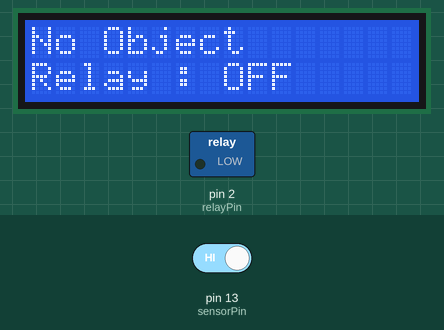
Simulated run of this sketch. Board: Arduino Uno, built with avr-gcc and run on an emulated ATmega328P. Shown: 16×2 character LCD, switched loads named in the sketch (green lamp = pin HIGH). Inputs (shaded band) come from the test bench; at power-on: pin 13 (sensorPin) HIGH. What the sketch prints to the serial monitor is not drawn.

Above: at 3.2 s.
3.3 s: pin 13 (sensorPin) driven LOW
At 3.9 s:
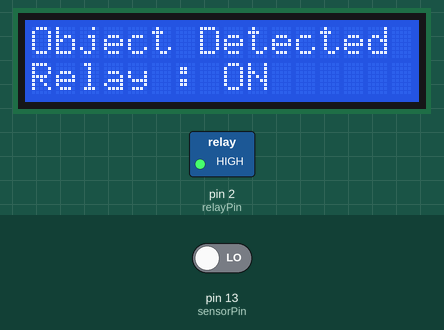
4.9 s: pin 13 (sensorPin) driven HIGH
At 6.5 s:
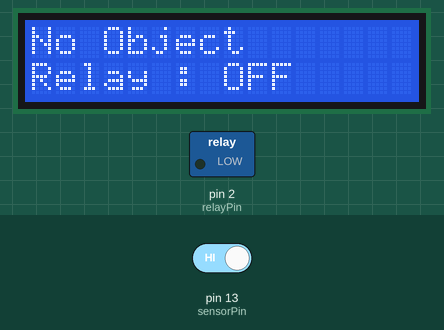
Timing chart, 0 to 8.0 s (numbered marks = the images above; inputs shaded):
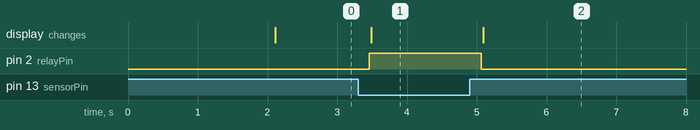

The sketch:

NPN_Proximity_Sensor_Code.ino
```cpp
 #include <Wire.h>
#include <LiquidCrystal_I2C.h>

// LCD Address (usually 0x27 or 0x3F)
LiquidCrystal_I2C lcd(0x27, 16, 2);

// Pin Definitions
const int sensorPin = 13;
const int relayPin  = 2;

void setup() {

  Serial.begin(9600);

  // NPN Sensor uses internal pull-up
  pinMode(sensorPin, INPUT_PULLUP);

  pinMode(relayPin, OUTPUT);
  digitalWrite(relayPin, LOW);

  lcd.init();
  lcd.backlight();

  lcd.setCursor(0, 0);
  lcd.print("Electronics");
  lcd.setCursor(0, 1);
  lcd.print("Lab");
  delay(2000);

  lcd.clear();
}

void loop() {

  // NPN sensor: LOW = Object Detected
  if (digitalRead(sensorPin) == LOW) {

    digitalWrite(relayPin, HIGH);

    lcd.setCursor(0, 0);
    lcd.print("Object Detected");
    lcd.setCursor(0, 1);
    lcd.print("Relay : ON     ");

    Serial.println("Object Detected");

  }
  else {

    digitalWrite(relayPin, LOW);

    lcd.setCursor(0, 0);
    lcd.print("No Object      ");
    lcd.setCursor(0, 1);
    lcd.print("Relay : OFF    ");

    Serial.println("No Object");
  }

  delay(200);
}
```

Measured:
- after the input at 3.3 s, pin 2 (relayPin): LOW → HIGH after 0.16 s; the display: changes after 0.19 s (image 1)
- after the input at 4.9 s, pin 2 (relayPin): HIGH → LOW after 0.16 s; the display: changes after 0.19 s (image 2)
